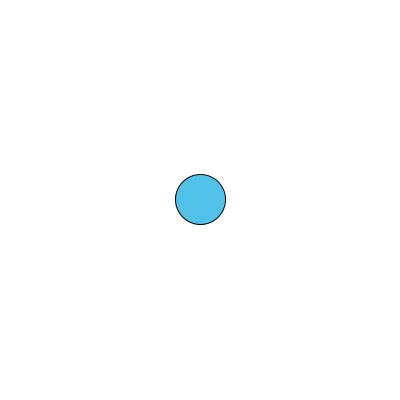
Frame 1 (no input)
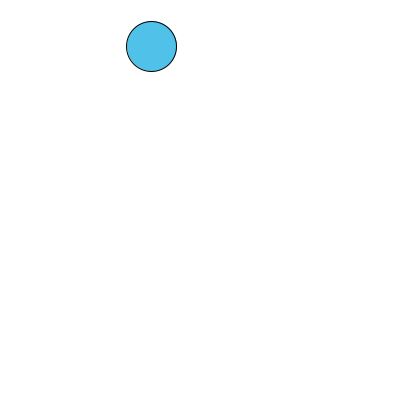
Frame 60 (the mouse pressed at the canvas centre just before this capture)
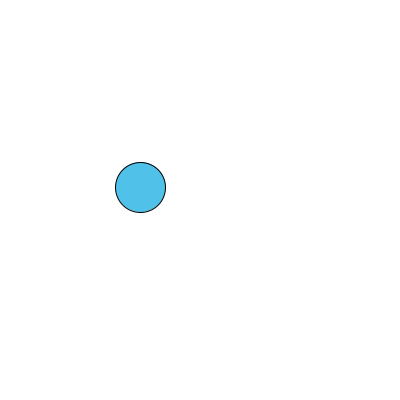
Frame 120 (the mouse held since frame 60 and released just before this capture)

The Processing sketch that drew these frames (run headless with seeded random() and noise(); from frame 60 on, the mouse is pressed at the canvas centre):

// Processing sketch: random_walk_2
// ── random_walk_2.pde
float x;
float y;
float vx;
float vy;
float e;

void setup() {
  size(400, 400);
  x = width/2;
  y = height/2;
  vx = 0;
  vy = 0;
  e = 50;
}

void draw() {
  vx += random(-0.5, 0.5);
  vy += random(-0.5, 0.5);
  vx *= 0.99;
  vy *= 0.99;
  x += vx;
  y += vy;
  if((x-e/2<0) && (vx<0)) {
    vx *= -1;
  }
  if((width<x+e/2) && (vx>0)) {
    vx *= -1;
  }
  if((y-e/2<0) && (vy<0)) {
    vy *= -1;
  }
  if((height<y+e/2) && (vy>0)) {
    vy *= -1;
  }
  background(255);
  fill(#50C1E9);
  ellipse(x, y, e, e);
}
